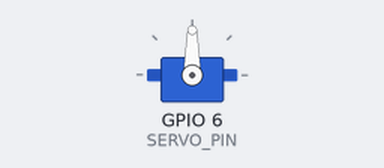
This sketch was run on a simulated ESP32. On the bench: servo.

Above: at 1.05 s.
Timing chart, 0 to 5.6 s (numbered marks = the images above):
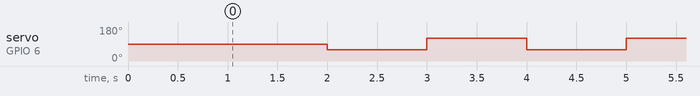

Measured:
- by itself, servo on GPIO 6 (SERVO_PIN): alternates 120° for 1.0 s and 60° for 1.0 s

The sketch:

motor_test.ino
```cpp
/*  Servo and Stepper test code
 *   Version: 1
 *   Written by: Jake Espinoza
 *   October 30, 2020
 *
 *  This code is just for testing the motors and boards
 *
 *  if using Arduino IDE, install ESP32 board libraries following this guide:
 *  https://randomnerdtutorials.com/installing-the-esp32-board-in-arduino-ide-windows-instructions/
 */

#include <Servo.h>
#include <Stepper.h>

// SETUP FOR SERVO
Servo servo;

#define SERVO_PIN 6 // change as needed

// FOR STANDARD SERVO (180 deg sweep)
#define SERVO_NEUTRAL 90
#define SERVO_LEFT 60
#define SERVO_RIGHT 120

/*// SETUP FOR STEPPER (delete block comment here and line 34)
// UNCOMMENT THE CORRECT NUMBER OF STEPS FOR CHOSEN MOTOR
#define STEPS 200 // 1.8 deg steps (200 step/rev)
//#define STEPS 400 // 0.9 deg steps (400 step/rev)

Stepper stepper(STEPS, 2, 3, 4, 5); // change numbers to pins the stepper is connected to

#define STEPPER_ANGLE 30 // degrees either way
*/

void setup() {

  servo.attach(SERVO_PIN);
//  stepper.setSpeed(120); // speed in RPM

  delay(1000);

  servo.write(SERVO_NEUTRAL); // sends servo to 90 deg position

}

void loop() {
  delay(1000);

  // SERVO section. Just moves between 2 positions back and forth
  servo.write(SERVO_LEFT);
  delay(1000);
  servo.write(SERVO_RIGHT);


  // STEPPER. Same as above
//  stepper.step(STEPPER_ANGLE / (360/STEPS));
//  delay(1000);
//  stepper.step(-2 * (STEPPER_ANGLE/(360/STEPS)));

}
```
